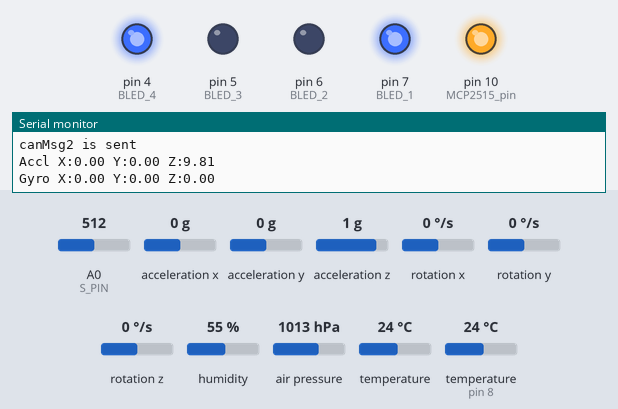
The sketch below on a simulated Arduino Uno, built with avr-gcc and run on an emulated ATmega328P. Shown: output pins drawn as LEDs (lit = HIGH), the last lines printed to the serial monitor. Inputs (shaded band) come from the test bench; at power-on: air pressure 1013 hPa, humidity 55 %, temperature (sensor on pin 8) 24 °C, A0 (S_PIN) = 512, acceleration x 0 g, acceleration y 0 g, acceleration z 1 g, rotation x 0 °/s, rotation y 0 °/s, rotation z 0 °/s, temperature 24 °C.

Above: at 1.3 s.
1.4 s: air pressure set to 1009 hPa
At 5.3 s:
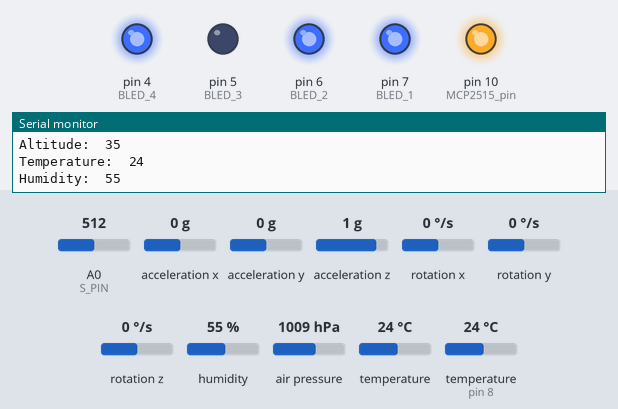
5.8 s: humidity set to 59 %
8.9 s: humidity set to 62 %
At 12.1 s:
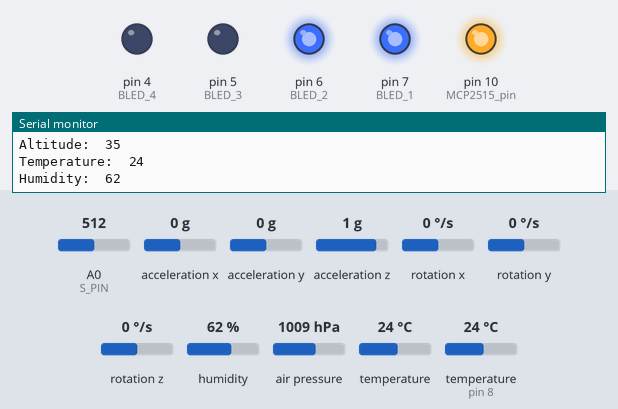
12.5 s: temperature (sensor on pin 8) set to 22 °C
15.4 s: temperature (sensor on pin 8) set to 19 °C
At 18.6 s:
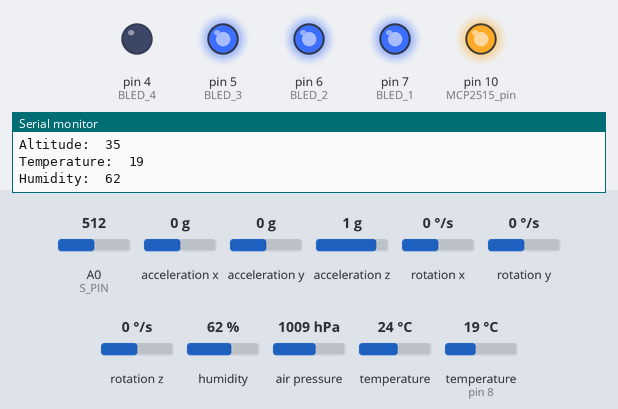
18.9 s: air pressure set to 952 hPa
At 20.6 s:
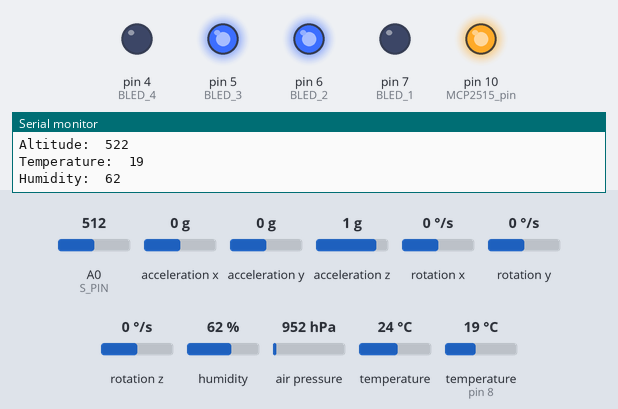
Timing chart, 0 to 22.1 s (numbered marks = the images above; inputs shaded):
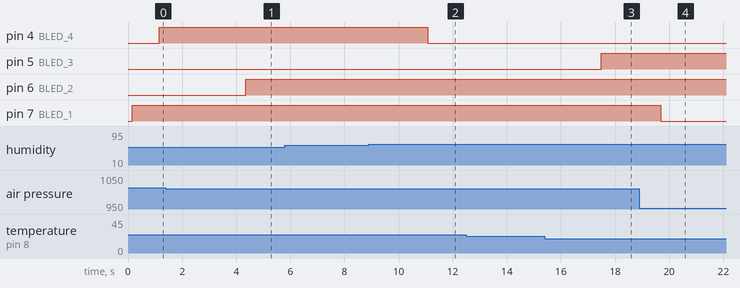

Measured:
- the behaviour switches between 1011 and 1010 hPa on air pressure (found by bisection; images 0 and 1)
- the behaviour switches between 60 and 61 % on humidity (found by bisection; images 1 and 2)
- the behaviour switches between 21 and 20 °C on temperature (sensor on pin 8) (found by bisection; images 2 and 3)
- after the input at 1.4 s, pin 6 (BLED_2): LOW → HIGH after 3.0 s
- after the input at 8.9 s, pin 4 (BLED_4): HIGH → LOW after 2.2 s
- after the input at 15.4 s, pin 5 (BLED_3): LOW → HIGH after 2.1 s
- after the input at 18.9 s, pin 7 (BLED_1): HIGH → LOW after 0.79 s

The sketch:

cockpit_tranmistter.ino
```cpp
/*============================================================================
Name        : cockpit_transmitter.ino
Author      : Yavuz Murat TAS
Version     : 1.0.0
Description : Measuring Both Temperature and Pressure by BMP180 Sensor with I2C
Note        : This program should be compiled with the directive -lm
              because of pow function in math.h to execute as desired
Sources     : https://github.com/adafruit/Adafruit_BMP085_Unified/blob/master/examples/sensorapi/sensorapi.pde for BMP180
              https://lastminuteengineers.com/mpu6050-accel-gyro-arduino-tutorial/ for MPU6050
              https://lastminuteengineers.com/dht11-module-arduino-tutorial/ for DHT11
              https://devreyakan.com/arduino-ile-mcp2515-canbus-spi-modulu-kullanimi/ for MCP2515
              https://mytectutor.com/how-to-use-mcp2515-can-module-with-arduino/ for MCP2515
============================================================================*/

/*==============================================================================
                              Arduino Uno Pins
================================================================================
BMP180 Pins
VCC                                 3V3 (POWER)
GND                                 GND (POWER)
SCL                                 SCL (DIGITAL)
SDA                                 SDA (DIGITAL)

MPU6050 Pins
VCC                                 3V3 (POWER)
GND                                 GND (POWER)
SCL                                 A5  (ANALOG)
SDA                                 A4  (ANALOG)

DHT11 Pins
VCC                                 3V3 (Power)
GND                                 GND (POWER)
SIGNAL                              8   (DIGITAL)

MCP2515 SPI-CANBUS Module
INT                                 2   (DIGITAL)
SCK                                 13  (DIGITAL)
SI                                  11  (DIGITAL)
SO                                  12  (DIGITAL)
CS                                  10  (DIGITAL)
GND                                 3V3 (POWER)
VCC                                 GND (POWER)

SPDT Switch Pins
Middle Pin                                  3V3
One of Side Pins                            A0

Blue LEDs Pins
BLED_1:                                     D7
BLED_2:                                     D6
BLED_3:                                     D5
BLED_4:                                     D4

===============================================================================*/

#include <Wire.h>
#include <Adafruit_BMP085.h>
#include <Adafruit_BMP085_U.h>
#include <Adafruit_MPU6050.h>
#include <Adafruit_Sensor.h>
#include <dht.h>
#include <SPI.h>
#include <mcp2515.h>

#define MAX_ALTITUDE 1000
#define MIN_ALTITUDE 100
#define MAX_PRESS 1020
#define MIN_PRESS 1010
#define MAX_TEMP 30
#define MIN_TEMP 20
#define MAX_HUMIDITY 80
#define MIN_HUMIDITY 60
#define MAX_G 2

#define MPU6050_SCL   A5
#define MPU6050_SDA   A4

#define DHT11_SIGNAL  8

#define MCP2515_pin   10

const int MPU6050_addr = 0x68;

/* Sensors instances are created */
Adafruit_MPU6050 mpu6050;
Adafruit_BMP085_Unified bmp180 = Adafruit_BMP085_Unified(10085);
dht dht11;

/* CANBUS Messages are created */
struct can_frame canMsg1;
struct can_frame canMsg2;

#define CANMSG1ID 0x36
#define CANMSG2ID 0x56

#define S_PIN   A0

#define BLED_1  7
#define BLED_2  6
#define BLED_3  5
#define BLED_4  4

/* SPI-CANBUS MCP2515 device instance is created */
MCP2515 mcp2515(MCP2515_pin);

void setup()
{
  Serial.begin(9600);
  Wire.begin();
  SPI.begin();

  mcp2515.reset();
  mcp2515.setBitrate(CAN_500KBPS, MCP_8MHZ); //Sets CAN at speed 500KBPS and Clock 8MHz
  mcp2515.setNormalMode();

  if(!bmp180.begin()){
    /* BMP180 Sensor cannot begin */
    Serial.println("Could not find a valid BMP085 sensor, check wiring!");
  }
  if(!mpu6050.begin()){
    /* MPU6050 Sensor cannot begin */
  }
    // set accelerometer range to +-8G
  mpu6050.setAccelerometerRange(MPU6050_RANGE_8_G);

  // set gyro range to +- 500 deg/s
  mpu6050.setGyroRange(MPU6050_RANGE_500_DEG);

  // set filter bandwidth to 21 Hz
  mpu6050.setFilterBandwidth(MPU6050_BAND_21_HZ);

  canMsg1.can_id = CANMSG1ID;
  canMsg1.can_dlc = 6;

  canMsg2.can_id = CANMSG2ID;
  canMsg2.can_dlc = 5;

  /* SPDT Switch is set to be INPUT */
  pinMode(S_PIN, INPUT);

  /* BLUE LEDs are set to be OUTPUT */
  pinMode(BLED_1, OUTPUT);
  pinMode(BLED_2, OUTPUT);
  pinMode(BLED_3, OUTPUT);
  pinMode(BLED_4, OUTPUT);

  delay(100);
}

void loop()
{
  int switch_value;
  sensors_event_t event;
  float temp_bmp;
  float altitude;
  float seaLevelPressure = SENSORS_PRESSURE_SEALEVELHPA;
  bmp180.getEvent(&event);
  bmp180.getTemperature(&temp_bmp);
  altitude = bmp180.pressureToAltitude(seaLevelPressure, event.pressure);

  int bmp180_temp = temp_bmp;
  int bmp180_press = event.pressure;
  int bmp180_alt = altitude;

  int dht11_read_data = dht11.read11(DHT11_SIGNAL);
  int dht11_temperature = dht11.temperature;
  int dht11_humidity = dht11.humidity;

  /* MPU6050 values a for acceleration, g for gyroscope, and temp for temperature */
  sensors_event_t a, g, temp;
  mpu6050.getEvent(&a, &g, &temp);

  switch_value = analogRead(S_PIN);

  canMsg1.data[0] = a.acceleration.x + 10;
  canMsg1.data[1] = a.acceleration.y + 10;
  canMsg1.data[2] = a.acceleration.z + 10;
  canMsg1.data[3] = g.gyro.x + 10;
  canMsg1.data[4] = g.gyro.y + 10;
  canMsg1.data[5] = g.gyro.z + 10;

  canMsg2.data[0] = bmp180_press - 1000;
  canMsg2.data[1] = bmp180_alt + 200;
  canMsg2.data[2] = dht11_temperature;
  canMsg2.data[3] = dht11_humidity;
  canMsg2.data[4] = switch_value;

  if (mcp2515.sendMessage(&canMsg1) == MCP2515::ERROR_OK)
  {
    Serial.println("canMsg1 is sent");
  }
  else
  {
    Serial.println("canMsg1 error");
  }

  if (mcp2515.sendMessage(&canMsg2) == MCP2515::ERROR_OK)
  {
    Serial.println("canMsg2 is sent");
  }
  else
  {
    Serial.println("canMsg2 error");
  }

  if(bmp180_alt >= MAX_ALTITUDE)
  {
    digitalWrite(BLED_1, LOW);
    delay(1000);
  }
  else if(bmp180_alt <= MIN_ALTITUDE)
  {
    digitalWrite(BLED_1, HIGH);
    delay(1000);
  }
  else
  {
    digitalWrite(BLED_1, LOW);
  }

  if(bmp180_press >= MAX_PRESS)
  {
    digitalWrite(BLED_2, LOW);
    delay(100);
  }
  else if(bmp180_press <= MIN_PRESS)
  {
    digitalWrite(BLED_2, HIGH);
    delay(100);
  }
  else
  {
    digitalWrite(BLED_2, LOW);
  }

  if(dht11_temperature >= MAX_TEMP)
  {
    digitalWrite(BLED_3, LOW);
    delay(100);
  }
  else if(dht11_temperature <= MIN_TEMP)
  {
    digitalWrite(BLED_3, HIGH);
    delay(100);
  }
  else
  {
    digitalWrite(BLED_3, LOW);
  }

  if(dht11_humidity >= MAX_HUMIDITY)
  {
    digitalWrite(BLED_4, LOW);
    delay(100);
  }
  else if(dht11_humidity <= MIN_HUMIDITY)
  {
    digitalWrite(BLED_4, HIGH);
    delay(100);
  }
  else
  {
    digitalWrite(BLED_4, LOW);
  }

  Serial.print("Accl X:");
  Serial.print(a.acceleration.x);
  Serial.print(" Y:");
  Serial.print(a.acceleration.y);
  Serial.print(" Z:");
  Serial.print(a.acceleration.z);
  Serial.println();

  Serial.print("Gyro X:");
  Serial.print(g.gyro.x);
  Serial.print(" Y:");
  Serial.print(g.gyro.y);
  Serial.print(" Z:");
  Serial.print(g.gyro.z);
  Serial.println();
  Serial.print("Press:  ");
  Serial.print(bmp180_press);
  Serial.println();
  Serial.print("Altitude:  ");
  Serial.print(bmp180_alt);
  Serial.println();
  Serial.print("Temperature:  ");
  Serial.print(dht11_temperature);
  Serial.println();
  Serial.print("Humidity:  ");
  Serial.print(dht11_humidity);
  Serial.println();

  delay(2000);

}
```
